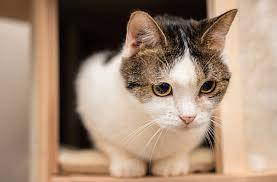
#> input picture 06.图像仿射变换/03.图像旋转/src/cat.jpg, 277 x 182 px
$ python rotate_image_v3.py
#> lines starting #> are read from the running program, lines starting #| are printed output that depends on the picture
# -*- coding: utf-8 -*-
'''
围绕画面中的任意一点旋转
'''
import numpy as np
import cv2
from math import cos,sin,radians
from matplotlib import pyplot as plt

img = cv2.imread('cat.jpg')
#> img is the input picture: shape (182, 277, 3); mean B, G, R 117.9, 138.1, 163.3

height, width, channel = img.shape
#> height = 182; width = 277; channel = 3

theta = 45

def getRotationMatrix2D(theta, cx=0, cy=0):
    # 角度值转换为弧度值
    # 因为图像的左上角是原点 需要×-1
    theta = radians(-1 * theta)

    M = np.float32([
        [cos(theta), -sin(theta), (1-cos(theta))*cx + sin(theta)*cy],
        [sin(theta), cos(theta), -sin(theta)*cx + (1-cos(theta))*cy]])
    return M

# 求得图片中心点， 作为旋转的轴心
cx = int(width / 2)
#> cx = 138
cy = int(height / 2)
#> cy = 91

# 进行2D 仿射变换
# 围绕原点 逆时针旋转30度
M = getRotationMatrix2D(30, cx=cx, cy=cy)
rotated_30 = cv2.warpAffine(img, M, (width, height))
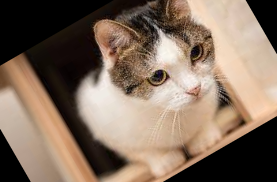
#> rotated_30: shape (182, 277, 3); mean B, G, R 94.9, 111, 131.1

# 围绕原点 逆时针旋转45度
M = getRotationMatrix2D(45, cx=cx, cy=cy)
rotated_45 = cv2.warpAffine(img, M, (width, height))
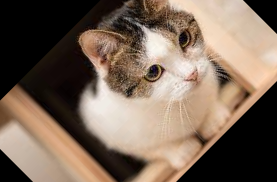
#> rotated_45: shape (182, 277, 3); mean B, G, R 88.7, 103.9, 122.8

# 围绕原点 逆时针旋转60度
M = getRotationMatrix2D(60, cx=cx, cy=cy)
rotated_60 = cv2.warpAffine(img, M, (width, height))
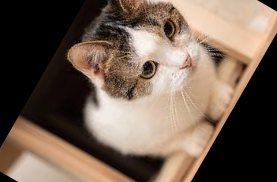
#> rotated_60: shape (182, 277, 3); mean B, G, R 81.6, 96.1, 114.4

plt.subplot(221)
plt.title("Src Image")
plt.imshow(img[:,:,::-1])

plt.subplot(222)
plt.title("Rotated 30 Degree")
plt.imshow(rotated_30[:,:,::-1])

plt.subplot(223)
plt.title("Rotated 45 Degree")
plt.imshow(rotated_45[:,:,::-1])

plt.subplot(224)
plt.title("Rotated 60 Degree")
plt.imshow(rotated_60[:,:,::-1])

plt.show()
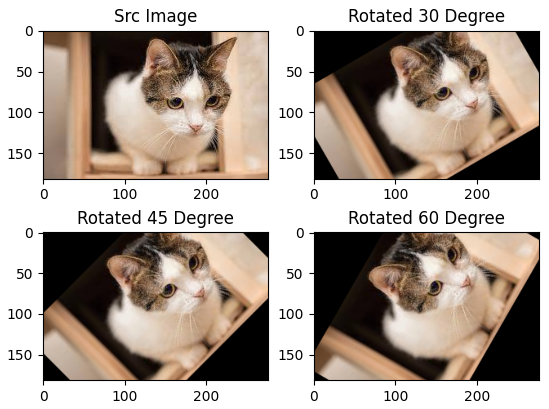
#> figure drawn by matplotlib, 4 panels
